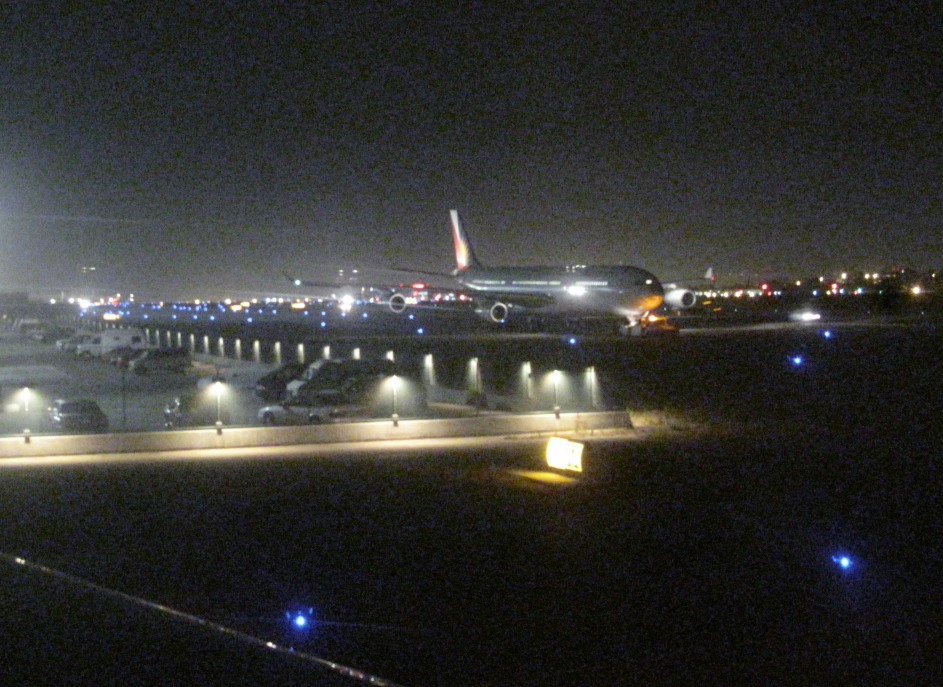
#> input picture tools/quality_validation/noise_ringing_validation/images/NR004.jpg, 2829 x 2061 px (shown at 1/3 size)
$ python -i experimental_ringing_v4_halo.py   (imports and definitions only)   (older library calls are emulated)
#> lines starting #> are read from the running program, lines starting #| are printed output that depends on the picture
#> further down, picture is the input picture: shape (2061, 2829, 3); mean B, G, R 49, 51.9, 51.6
#!/usr/bin/env python3
"""Research-only Ringing v4: monotone ESF fit + bipolar halo lobe detection.

Does not modify Ringing v2/v3, production, or combined_v1.

Approach:
1. Probe strong-gradient edge pixels; sample a 1-D profile along the normal.
2. Fit a monotone edge-spread function (robust logistic) to the profile.
3. Residual = profile − fit.
4. Require paired opposite-sign lobes near the edge (overshoot/undershoot).
5. Clean sharp steps have near-zero bipolar score; unsharp/Gibbs raise it.

Scales a priori from controlled unsharp/sinc ladders. Not fitted on SPAQ or ACCESS pilot.
"""

from __future__ import annotations

from typing import Any

import numpy as np

try:
    import cv2
except ImportError:  # pragma: no cover
    cv2 = None  # type: ignore

RINGING_V4_ID = "experimental_ringing_v4_halo"
RESIZE_CAP = 1024
PROFILE_RADIUS = 8
MAX_PROBES = 140
MIN_STEP = 26.0
MAX_FAR_VAR = 70.0
MIN_SCORED = 10
MIN_SCORED_FRAC = 0.07
# Lobe search window in samples from edge (index offset).
LOBE_NEAR = 1
LOBE_FAR = 5
# A priori from controlled ladders (not pilot).
RING_AMOUNT_REF = 10.0
AMOUNT_CAP = 28.0


def clip01(x: float) -> float:
    return max(0.0, min(1.0, float(x)))


def _resize_longest(bgr: np.ndarray, cap: int = RESIZE_CAP) -> np.ndarray:
#> called with cap = 1024
    h, w = bgr.shape[:2]
    longest = max(h, w)
    if longest <= cap:
        return bgr
    scale = cap / float(longest)
    nh, nw = max(1, int(round(h * scale))), max(1, int(round(w * scale)))
    return cv2.resize(bgr, (nw, nh), interpolation=cv2.INTER_AREA)
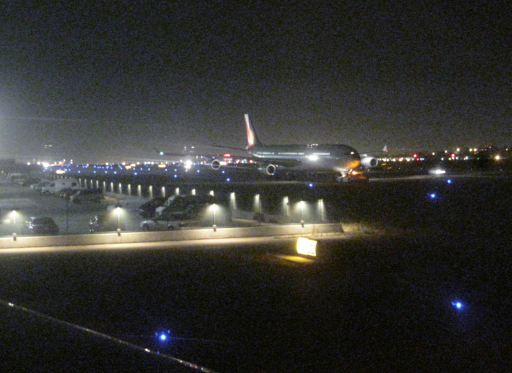
#> returned value: shape (746, 1024, 3) (shown at 1/2 size); mean of channels 0, 1, 2 49, 51.9, 51.6; drawn as B, G, R


def _profile(
    gray: np.ndarray, x: int, y: int, dx: float, dy: float, radius: int
) -> np.ndarray | None:
    h, w = gray.shape
    vals: list[float] = []
    for t in range(-radius, radius + 1):
        xx = int(round(x + t * dx))
        yy = int(round(y + t * dy))
        if not (0 <= xx < w and 0 <= yy < h):
            return None
        vals.append(float(gray[yy, xx]))
    return np.asarray(vals, dtype=float)


def _monotone_logistic_esf(prof: np.ndarray) -> np.ndarray | None:
    """Fit a monotone ESF: hard two-plateau step or logistic, whichever has lower RMSE."""
    r = PROFILE_RADIUS
    t = np.arange(prof.size, dtype=float) - r
    left = prof[:3]
    right = prof[-3:]
    if float(np.var(left)) > MAX_FAR_VAR or float(np.var(right)) > MAX_FAR_VAR:
        return None
    L = float(np.median(left))
    R = float(np.median(right))
    step = abs(R - L)
    if step < MIN_STEP:
        return None

    best_sse = float("inf")
    best_hard = None
    for split in range(max(3, r - 2), min(prof.size - 3, r + 3) + 1):
        model = np.empty_like(prof)
        model[:split] = L
        model[split:] = R
        sse = float(np.sum((prof - model) ** 2))
        if sse < best_sse:
            best_sse = sse
            best_hard = model

    dabs = np.abs(np.diff(prof))
    slope = float(np.max(dabs)) if dabs.size else 0.0
    k = float(np.clip(4.0 * slope / max(step, 1e-6), 0.5, 25.0))
    logistic = L + (R - L) / (1.0 + np.exp(-k * t))
    sse_log = float(np.sum((prof - logistic) ** 2))
    if best_hard is not None and best_sse <= sse_log:
        return best_hard
    return logistic


def _bipolar_lobe_score(resid: np.ndarray) -> tuple[float, bool]:
    """Score paired opposite-sign lobes near the edge in the residual.

    Returns (score, found_pair).
    """
    r = PROFILE_RADIUS
    # Left side indices approaching edge: r-LOBE_FAR .. r-LOBE_NEAR
    # Right side: r+LOBE_NEAR .. r+LOBE_FAR
    left = resid[r - LOBE_FAR : r - LOBE_NEAR + 1]
    right = resid[r + LOBE_NEAR : r + LOBE_FAR + 1]
    if left.size < 2 or right.size < 2:
        return 0.0, False

    def side_lobes(seg: np.ndarray) -> tuple[float, float]:
        pos = float(np.max(seg))
        neg = float(np.min(seg))
        return max(pos, 0.0), max(-neg, 0.0)

    # A true halo often shows opposite-sign structure on at least one side
    # (overshoot then undershoot), or complementary signs across the edge.
    lp, ln = side_lobes(left)
    rp, rn = side_lobes(right)

    pair_left = min(lp, ln)  # both polarities on left
    pair_right = min(rp, rn)
    # Cross-edge complementary: left positive & right negative (or vice versa)
    cross = max(min(lp, rn), min(ln, rp))

    best_pair = max(pair_left, pair_right, 0.5 * cross)
    # Ignore tiny fitting ripples on near-ideal steps.
    if best_pair <= 1.25:
        return 0.0, False
    energy = 0.5 * (lp + ln + rp + rn)
    score = 0.65 * best_pair + 0.35 * (energy / 4.0)
    return float(score), True


def _score_profile(prof: np.ndarray) -> dict[str, float] | None:
    model = _monotone_logistic_esf(prof)
    if model is None:
        return None
    resid = prof - model
    # Fit quality: clean edges should have small residual RMSE.
    rmse = float(np.sqrt(np.mean(resid ** 2)))
    lobe, found = _bipolar_lobe_score(resid)
    if not found:
        # No bipolar halo → ringing amount near zero for this probe.
        return {"amount": 0.0, "lobe": 0.0, "rmse": rmse, "fit_ok": 1.0}
    # Downweight if residual is huge everywhere (texture), keep lobe-driven score.
    amount = min(AMOUNT_CAP, lobe + 0.15 * min(rmse, 20.0))
    return {"amount": float(amount), "lobe": float(lobe), "rmse": rmse, "fit_ok": 1.0}


def estimate_ringing_bgr(bgr: np.ndarray) -> dict[str, Any]:
    if cv2 is None:
        raise RuntimeError("OpenCV required for Ringing v4")
    work = _resize_longest(bgr, RESIZE_CAP)
    gray_u8 = cv2.cvtColor(work, cv2.COLOR_BGR2GRAY)
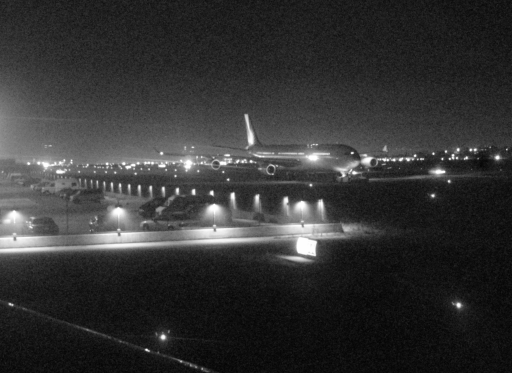
#> gray_u8: shape (746, 1024) (shown at 1/2 size); min 1, max 254, mean 51.5
    g = gray_u8.astype(np.float64)
    h, w = g.shape
    scales = {
        "RING_AMOUNT_REF": RING_AMOUNT_REF,
        "MIN_STEP": MIN_STEP,
        "MAX_FAR_VAR": MAX_FAR_VAR,
        "AMOUNT_CAP": AMOUNT_CAP,
        "fitted_on_access_pilot": False,
        "fitted_on_spaq": False,
    }
    empty = {
        "ringing_amount": 0.0,
        "quality_cleanliness_0_1": 1.0,
        "n_probes": 0,
        "n_scored": 0,
        "n_with_bipolar_lobes": 0,
        "median_lobe": 0.0,
        "median_fit_rmse": 0.0,
        "reliable_edge_profile": False,
        "limitation": "image_too_small_or_no_edges",
        "a_priori_scales": scales,
        "estimator_id": RINGING_V4_ID,
    }
    if h < 32 or w < 32:
        return empty

    gx = cv2.Sobel(g, cv2.CV_64F, 1, 0, ksize=3)
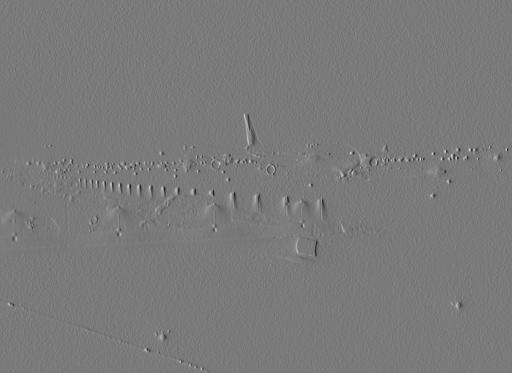
#> gx: shape (746, 1024) float64 (shown at 1/2 size); min -632, max 682, mean -0.5; drawn with min black and max white
    gy = cv2.Sobel(g, cv2.CV_64F, 0, 1, ksize=3)
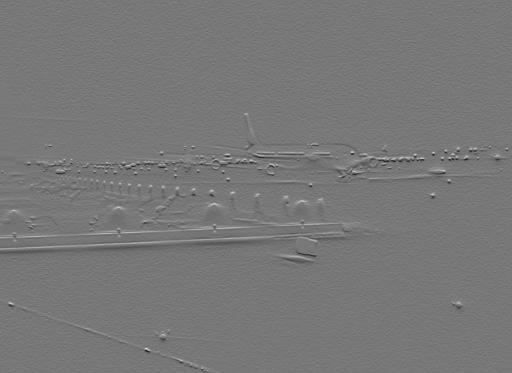
#> gy: shape (746, 1024) float64 (shown at 1/2 size); min -656, max 738, mean -0.1; drawn with min black and max white
    mag = np.sqrt(gx * gx + gy * gy)
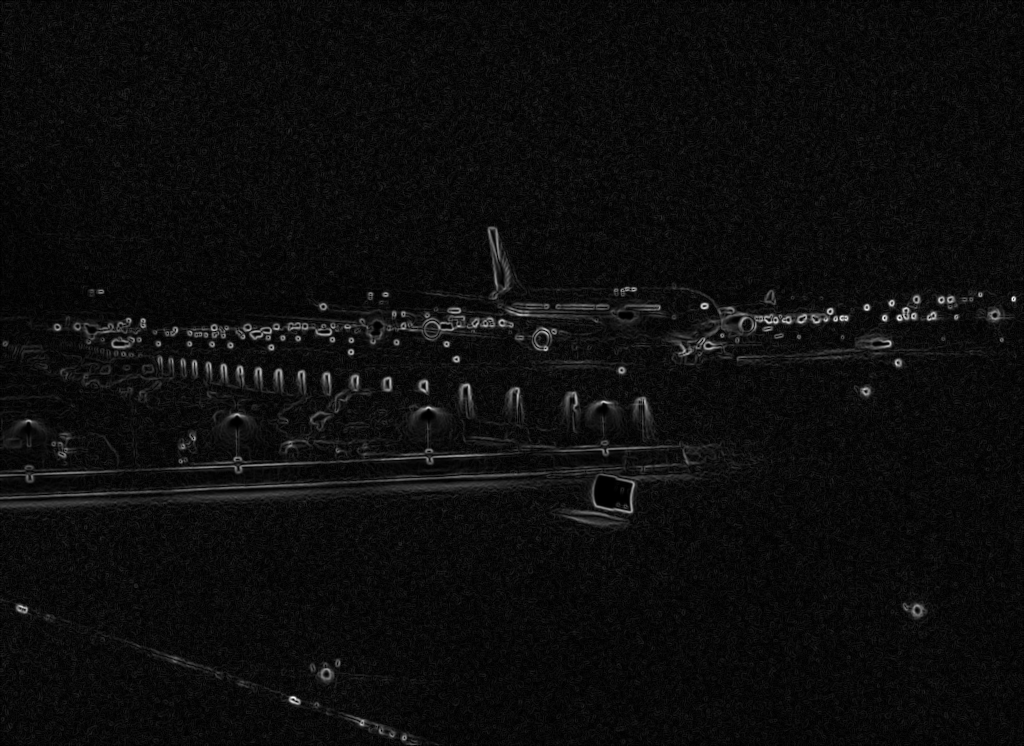
#> mag: shape (746, 1024) float64; min 0, max 744.9, mean 38.4; drawn with min black and max white
    thr = max(float(np.percentile(mag, 92)), 25.0)
#> thr = 69.35
    ys, xs = np.where(mag >= thr)
    if len(xs) < 20:
        thr = max(float(np.percentile(mag, 85)), 15.0)
        ys, xs = np.where(mag >= thr)
    if len(xs) < 20:
        out = dict(empty)
        out["limitation"] = "insufficient_strong_edges"
        return out

    order = np.argsort(mag[ys, xs])[::-1]
    xs = xs[order]
    ys = ys[order]
    step_i = max(1, len(xs) // MAX_PROBES)
#> step_i = 438

    amounts: list[float] = []
    lobes: list[float] = []
    rmses: list[float] = []
    n_bipolar = 0
    n_probes = 0

    for i in range(0, len(xs), step_i):
        x, y = int(xs[i]), int(ys[i])
        m = float(mag[y, x]) + 1e-6
        dx, dy = float(gx[y, x] / m), float(gy[y, x] / m)
        n_probes += 1
        prof = _profile(g, x, y, dx, dy, PROFILE_RADIUS)
        if prof is None:
            continue
        scored = _score_profile(prof)
        if scored is None:
            continue
        amounts.append(scored["amount"])
        lobes.append(scored["lobe"])
        rmses.append(scored["rmse"])
        if scored["lobe"] > 0.5:
            n_bipolar += 1
#> this loop made 141 passes
#> (i, x, y, m, dx, dy) on passes 4, 6, 12: (1314, 29, 421, 411, -0.363, 0.932), (2190, 389, 390, 371.4, -0.285, -0.958), (4818, 609, 449, 291.6, 0.134, 0.991)

    min_needed = max(MIN_SCORED, int(round(MIN_SCORED_FRAC * max(n_probes, 1))))
    if len(amounts) < min_needed:
        out = dict(empty)
        out["n_probes"] = int(n_probes)
        out["n_scored"] = int(len(amounts))
        out["reliable_edge_profile"] = False
        out["limitation"] = "could_not_obtain_enough_reliable_edge_profiles"
        return out

    arr = np.asarray(amounts, dtype=float)
    p90 = float(np.percentile(arr, 90))
    thr_a = float(np.percentile(arr, 75))
    top = arr[arr >= thr_a]
    amount = float(min(AMOUNT_CAP, 0.7 * p90 + 0.3 * float(np.mean(top))))
    q = clip01(1.0 - amount / RING_AMOUNT_REF)

    return {
        "ringing_amount": amount,
        "quality_cleanliness_0_1": float(q),
        "n_probes": int(n_probes),
        "n_scored": int(len(amounts)),
        "n_with_bipolar_lobes": int(n_bipolar),
        "median_lobe": float(np.median(lobes)),
        "median_fit_rmse": float(np.median(rmses)),
        "reliable_edge_profile": True,
        "limitation": None,
        "a_priori_scales": scales,
        "estimator_id": RINGING_V4_ID,
    }

>>> import cv2
>>> picture = cv2.imread('noise_ringing_validation/images/NR004.jpg')
>>> result = estimate_ringing_bgr(picture)

$ run again, on tools/quality_validation/noise_ringing_validation/images/NR006.jpg
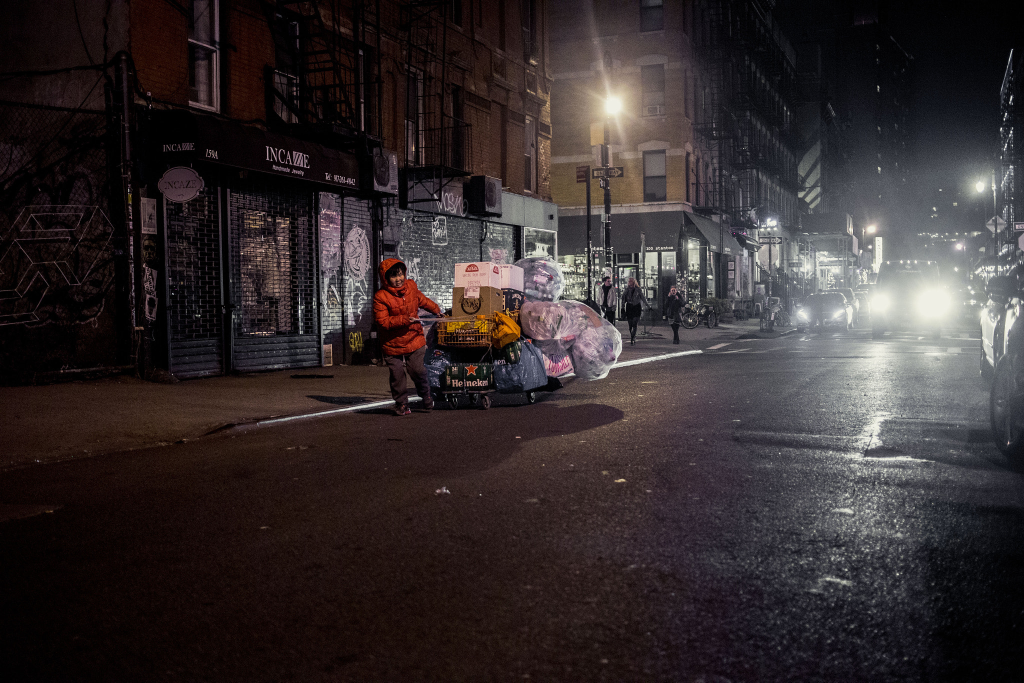
#> input picture tools/quality_validation/noise_ringing_validation/images/NR006.jpg, 2048 x 1365 px (shown at 1/2 size)
#> picture is the input picture: shape (1365, 2048, 3); mean B, G, R 45.2, 44.3, 52
#> in estimate_ringing_bgr, `gy = cv2.Sobel(g, cv2.CV_64F, 0, 1, ksize=3)`:
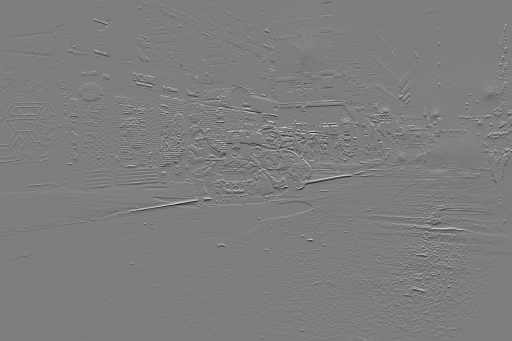
#> gy: shape (682, 1024) float64 (shown at 1/2 size); min -696, max 711, mean 0; drawn with min black and max white
#> in estimate_ringing_bgr, `mag = np.sqrt(gx * gx + gy * gy)`:
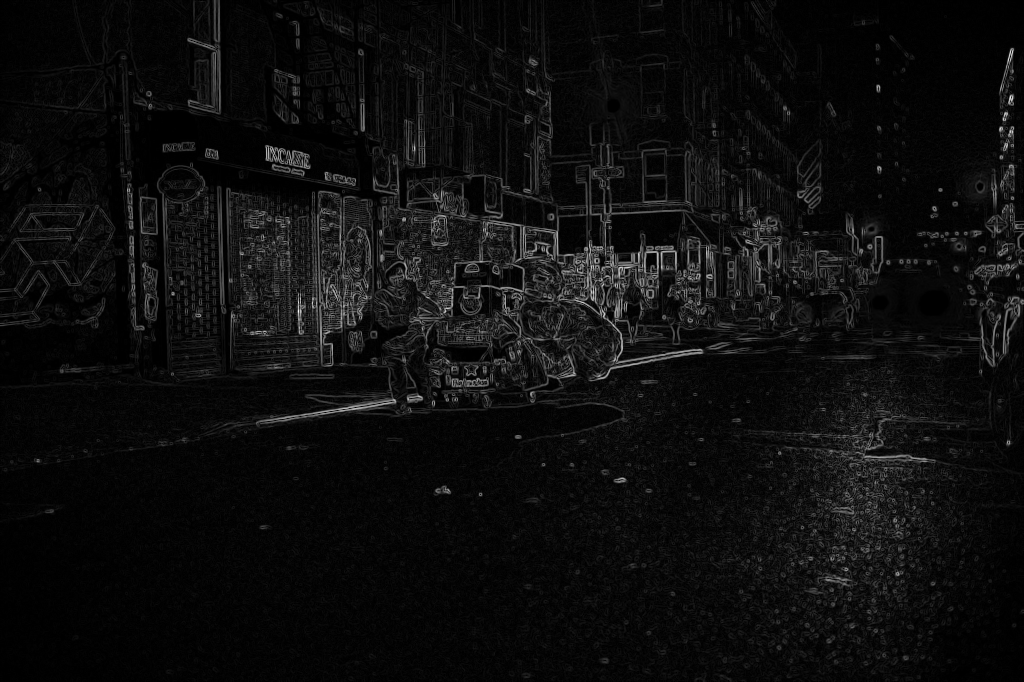
#> mag: shape (682, 1024) float64; min 0, max 877, mean 47.7; drawn with min black and max white
#> thr = 139.7
#> step_i = 399
#> the loop in estimate_ringing_bgr, `for i in range(0, len(xs), step_i):` made 141 passes
#> (i, x, y, m, dx, dy) on passes 2, 4, 6, 16, 20: (399, 621, 350, 558.2, -0.983, -0.181), (1197, 293, 416, 495.2, 0.113, 0.994), (1995, 618, 331, 455.7, -0.823, 0.568), (5985, 340, 228, 359.8, -0.995, 0.1), (7581, 624, 320, 337.7, 0.0622, 0.998)

$ run again, on tools/quality_validation/noise_ringing_validation/images/NR007.jpg
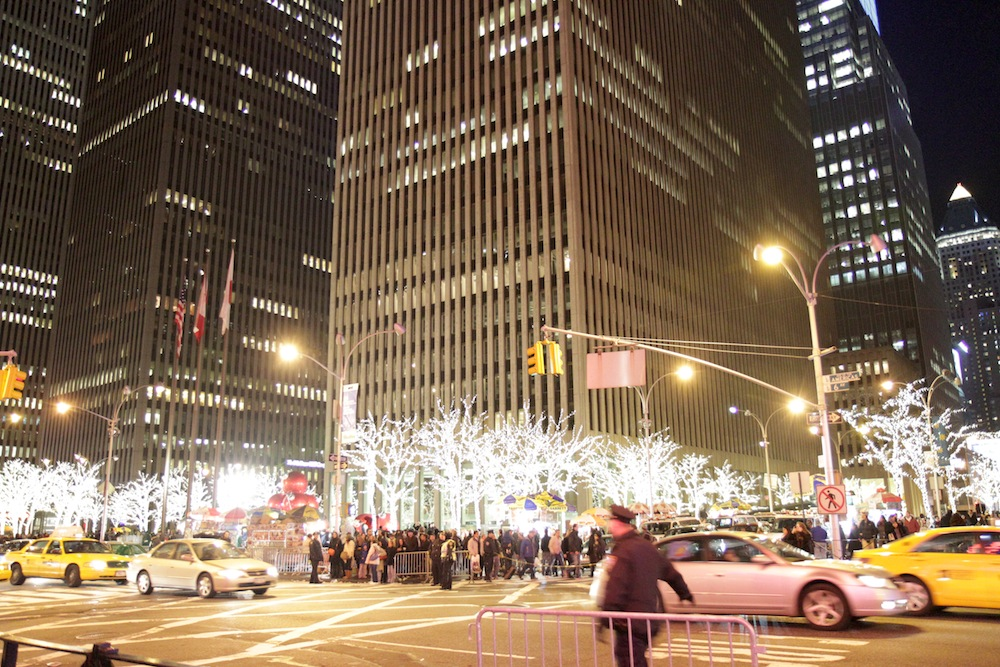
#> input picture tools/quality_validation/noise_ringing_validation/images/NR007.jpg, 1000 x 667 px
#> picture is the input picture: shape (667, 1000, 3); mean B, G, R 88.2, 108.7, 129.6
#> in estimate_ringing_bgr, `gy = cv2.Sobel(g, cv2.CV_64F, 0, 1, ksize=3)`:
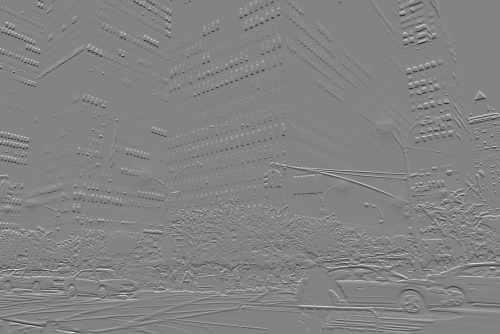
#> gy: shape (667, 1000) float64 (shown at 1/2 size); min -993, max 935, mean 1; drawn with min black and max white
#> in estimate_ringing_bgr, `mag = np.sqrt(gx * gx + gy * gy)`:
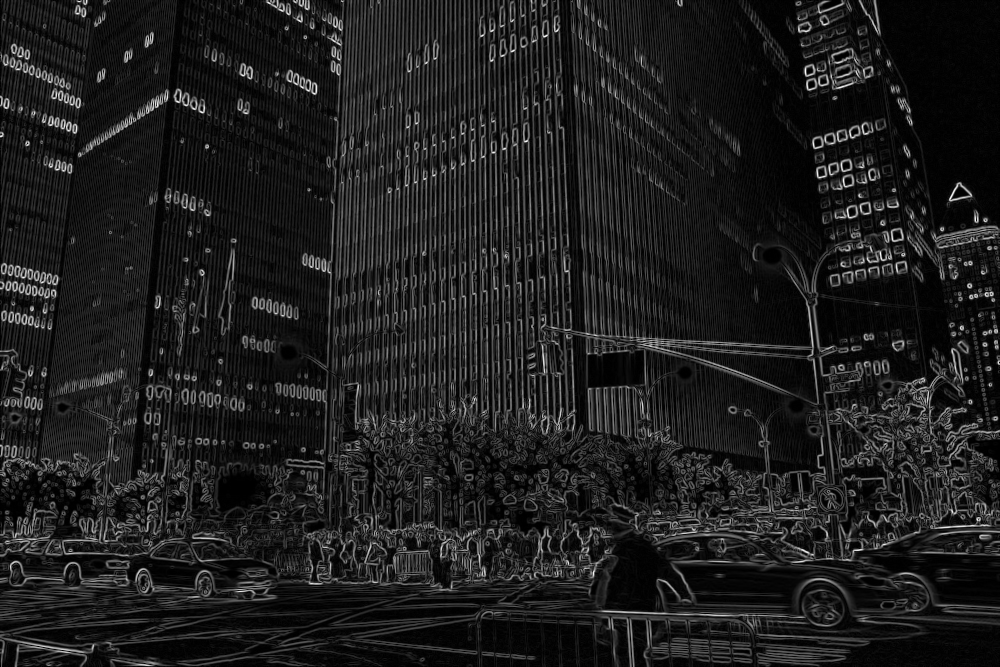
#> mag: shape (667, 1000) float64; min 0, max 1011.5, mean 121.1; drawn with min black and max white
#> thr = 320.2
#> step_i = 381
#> the loop in estimate_ringing_bgr, `for i in range(0, len(xs), step_i):` made 141 passes
#> (i, x, y, m, dx, dy) on passes 4, 45, 46, 47: (1143, 315, 583, 760.4, -0.0789, 0.997), (16764, 168, 522, 468.2, -0.502, -0.865), (17145, 149, 584, 465.7, -0.986, -0.17), (17526, 389, 253, 463, 0.998, -0.0648)
